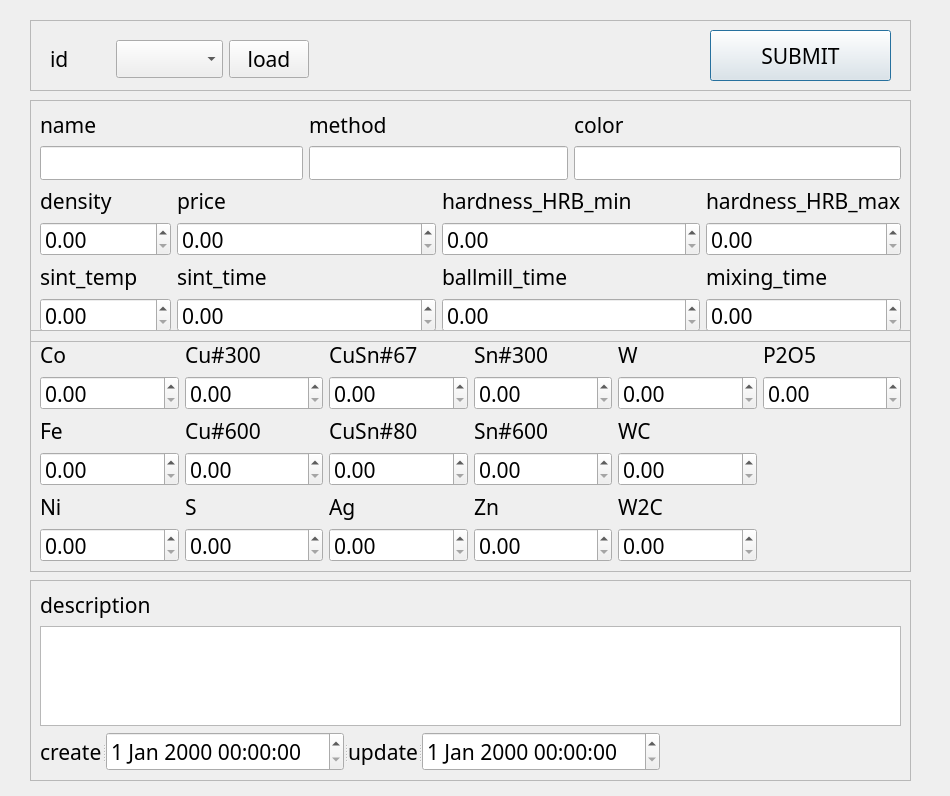
<?xml version="1.0" encoding="UTF-8"?>
<ui version="4.0">
 <class>Dialog</class>
 <widget class="QDialog" name="Dialog">
  <property name="geometry">
   <rect>
    <x>0</x>
    <y>0</y>
    <width>950</width>
    <height>796</height>
   </rect>
  </property>
  <property name="font">
   <font>
    <family>굴림</family>
    <pointsize>16</pointsize>
   </font>
  </property>
  <property name="windowTitle">
   <string>Dialog</string>
  </property>
  <widget class="QFrame" name="frame">
   <property name="geometry">
    <rect>
     <x>30</x>
     <y>100</y>
     <width>881</width>
     <height>242</height>
    </rect>
   </property>
   <property name="frameShape">
    <enum>QFrame::StyledPanel</enum>
   </property>
   <property name="frameShadow">
    <enum>QFrame::Raised</enum>
   </property>
   <layout class="QGridLayout" name="gridLayout">
    <item row="0" column="0" colspan="2">
     <layout class="QVBoxLayout" name="verticalLayout_5">
      <item>
       <widget class="QLabel" name="label_14">
        <property name="text">
         <string>name</string>
        </property>
       </widget>
      </item>
      <item>
       <widget class="QLineEdit" name="nameLineEdit"/>
      </item>
     </layout>
    </item>
    <item row="0" column="2" colspan="2">
     <layout class="QVBoxLayout" name="verticalLayout_12">
      <item>
       <widget class="QLabel" name="label_28">
        <property name="text">
         <string>method</string>
        </property>
       </widget>
      </item>
      <item>
       <widget class="QLineEdit" name="methodLineEdit"/>
      </item>
     </layout>
    </item>
    <item row="0" column="4" colspan="2">
     <layout class="QVBoxLayout" name="verticalLayout_8">
      <item>
       <widget class="QLabel" name="label_20">
        <property name="text">
         <string>color</string>
        </property>
       </widget>
      </item>
      <item>
       <widget class="QLineEdit" name="colorLineEdit"/>
      </item>
     </layout>
    </item>
    <item row="1" column="0">
     <layout class="QVBoxLayout" name="verticalLayout_3">
      <item>
       <widget class="QLabel" name="label_21">
        <property name="text">
         <string>density</string>
        </property>
       </widget>
      </item>
      <item>
       <widget class="QDoubleSpinBox" name="densityDoubleSpinBox">
        <property name="maximum">
         <double>999999.989999999990687</double>
        </property>
        <property name="singleStep">
         <double>0.100000000000000</double>
        </property>
       </widget>
      </item>
     </layout>
    </item>
    <item row="1" column="1" colspan="2">
     <layout class="QVBoxLayout" name="verticalLayout">
      <item>
       <widget class="QLabel" name="label_13">
        <property name="text">
         <string>price</string>
        </property>
       </widget>
      </item>
      <item>
       <widget class="QDoubleSpinBox" name="priceDoubleSpinBox">
        <property name="maximum">
         <double>999999.989999999990687</double>
        </property>
        <property name="singleStep">
         <double>0.100000000000000</double>
        </property>
       </widget>
      </item>
     </layout>
    </item>
    <item row="1" column="3" colspan="2">
     <layout class="QVBoxLayout" name="verticalLayout_10">
      <item>
       <widget class="QLabel" name="label_26">
        <property name="text">
         <string>hardness_HRB_min</string>
        </property>
       </widget>
      </item>
      <item>
       <widget class="QDoubleSpinBox" name="hardness_hrb_minDoubleSpinBox">
        <property name="maximum">
         <double>999999.989999999990687</double>
        </property>
        <property name="singleStep">
         <double>0.100000000000000</double>
        </property>
       </widget>
      </item>
     </layout>
    </item>
    <item row="1" column="5">
     <layout class="QVBoxLayout" name="verticalLayout_11">
      <item>
       <widget class="QLabel" name="label_27">
        <property name="text">
         <string>hardness_HRB_max</string>
        </property>
       </widget>
      </item>
      <item>
       <widget class="QDoubleSpinBox" name="hardness_hrb_maxDoubleSpinBox">
        <property name="maximum">
         <double>999999.989999999990687</double>
        </property>
        <property name="singleStep">
         <double>0.100000000000000</double>
        </property>
       </widget>
      </item>
     </layout>
    </item>
    <item row="2" column="0">
     <layout class="QVBoxLayout" name="verticalLayout_4">
      <item>
       <widget class="QLabel" name="label_22">
        <property name="text">
         <string>sint_temp</string>
        </property>
       </widget>
      </item>
      <item>
       <widget class="QDoubleSpinBox" name="sint_tempDoubleSpinBox">
        <property name="maximum">
         <double>999999.989999999990687</double>
        </property>
        <property name="singleStep">
         <double>0.100000000000000</double>
        </property>
       </widget>
      </item>
     </layout>
    </item>
    <item row="2" column="1" colspan="2">
     <layout class="QVBoxLayout" name="verticalLayout_6">
      <item>
       <widget class="QLabel" name="label_23">
        <property name="text">
         <string>sint_time</string>
        </property>
       </widget>
      </item>
      <item>
       <widget class="QDoubleSpinBox" name="sint_timeDoubleSpinBox">
        <property name="maximum">
         <double>999999.989999999990687</double>
        </property>
        <property name="singleStep">
         <double>0.100000000000000</double>
        </property>
       </widget>
      </item>
     </layout>
    </item>
    <item row="2" column="3" colspan="2">
     <layout class="QVBoxLayout" name="verticalLayout_9">
      <item>
       <widget class="QLabel" name="label_25">
        <property name="text">
         <string>ballmill_time</string>
        </property>
       </widget>
      </item>
      <item>
       <widget class="QDoubleSpinBox" name="ballmill_timeDoubleSpinBox">
        <property name="maximum">
         <double>999999.989999999990687</double>
        </property>
        <property name="singleStep">
         <double>0.100000000000000</double>
        </property>
       </widget>
      </item>
     </layout>
    </item>
    <item row="2" column="5">
     <layout class="QVBoxLayout" name="verticalLayout_7">
      <item>
       <widget class="QLabel" name="label_24">
        <property name="text">
         <string>mixing_time</string>
        </property>
       </widget>
      </item>
      <item>
       <widget class="QDoubleSpinBox" name="mixing_timeDoubleSpinBox">
        <property name="maximum">
         <double>999999.989999999990687</double>
        </property>
        <property name="singleStep">
         <double>0.100000000000000</double>
        </property>
       </widget>
      </item>
     </layout>
    </item>
   </layout>
  </widget>
  <widget class="QFrame" name="frame_2">
   <property name="geometry">
    <rect>
     <x>30</x>
     <y>20</y>
     <width>881</width>
     <height>71</height>
    </rect>
   </property>
   <property name="frameShape">
    <enum>QFrame::StyledPanel</enum>
   </property>
   <property name="frameShadow">
    <enum>QFrame::Raised</enum>
   </property>
   <widget class="QPushButton" name="submitBtn">
    <property name="geometry">
     <rect>
      <x>680</x>
      <y>10</y>
      <width>181</width>
      <height>51</height>
     </rect>
    </property>
    <property name="text">
     <string>SUBMIT</string>
    </property>
   </widget>
   <widget class="QWidget" name="layoutWidget">
    <property name="geometry">
     <rect>
      <x>20</x>
      <y>20</y>
      <width>259</width>
      <height>38</height>
     </rect>
    </property>
    <layout class="QHBoxLayout" name="horizontalLayout">
     <item>
      <widget class="QLabel" name="label_12">
       <property name="text">
        <string>id</string>
       </property>
      </widget>
     </item>
     <item>
      <widget class="QComboBox" name="idComboBox"/>
     </item>
     <item>
      <widget class="QPushButton" name="loadBtn">
       <property name="text">
        <string>load</string>
       </property>
      </widget>
     </item>
    </layout>
   </widget>
  </widget>
  <widget class="QFrame" name="frame_3">
   <property name="geometry">
    <rect>
     <x>30</x>
     <y>580</y>
     <width>881</width>
     <height>201</height>
    </rect>
   </property>
   <property name="frameShape">
    <enum>QFrame::StyledPanel</enum>
   </property>
   <property name="frameShadow">
    <enum>QFrame::Raised</enum>
   </property>
   <layout class="QFormLayout" name="formLayout_2">
    <item row="0" column="0">
     <widget class="QLabel" name="label_15">
      <property name="text">
       <string>description</string>
      </property>
     </widget>
    </item>
    <item row="2" column="0">
     <widget class="QSplitter" name="splitter">
      <property name="orientation">
       <enum>Qt::Horizontal</enum>
      </property>
      <widget class="QLabel" name="label_16">
       <property name="text">
        <string>create</string>
       </property>
      </widget>
      <widget class="QDateTimeEdit" name="reg_dateDateTimeEdit"/>
      <widget class="QLabel" name="label_17">
       <property name="text">
        <string>update</string>
       </property>
      </widget>
      <widget class="QDateTimeEdit" name="update_dateDateTimeEdit"/>
     </widget>
    </item>
    <item row="1" column="0" colspan="2">
     <widget class="QPlainTextEdit" name="descriptionPlainTextEdit">
      <property name="plainText">
       <string/>
      </property>
     </widget>
    </item>
   </layout>
  </widget>
  <widget class="QFrame" name="frame_4">
   <property name="geometry">
    <rect>
     <x>30</x>
     <y>330</y>
     <width>881</width>
     <height>242</height>
    </rect>
   </property>
   <property name="frameShape">
    <enum>QFrame::StyledPanel</enum>
   </property>
   <property name="frameShadow">
    <enum>QFrame::Raised</enum>
   </property>
   <layout class="QGridLayout" name="gridLayout_2">
    <item row="0" column="0">
     <layout class="QVBoxLayout" name="verticalLayout_13">
      <item>
       <widget class="QLabel" name="label_29">
        <property name="text">
         <string>Co</string>
        </property>
       </widget>
      </item>
      <item>
       <widget class="QDoubleSpinBox" name="coDoubleSpinBox">
        <property name="maximum">
         <double>999999.989999999990687</double>
        </property>
        <property name="singleStep">
         <double>0.100000000000000</double>
        </property>
       </widget>
      </item>
     </layout>
    </item>
    <item row="0" column="1">
     <layout class="QVBoxLayout" name="verticalLayout_16">
      <item>
       <widget class="QLabel" name="label_32">
        <property name="text">
         <string>Cu#300</string>
        </property>
       </widget>
      </item>
      <item>
       <widget class="QDoubleSpinBox" name="cu_300DoubleSpinBox_2">
        <property name="maximum">
         <double>999999.989999999990687</double>
        </property>
        <property name="singleStep">
         <double>0.100000000000000</double>
        </property>
       </widget>
      </item>
     </layout>
    </item>
    <item row="0" column="2">
     <layout class="QVBoxLayout" name="verticalLayout_18">
      <item>
       <widget class="QLabel" name="label_34">
        <property name="text">
         <string>CuSn#67</string>
        </property>
       </widget>
      </item>
      <item>
       <widget class="QDoubleSpinBox" name="cusn_67DoubleSpinBox">
        <property name="maximum">
         <double>999999.989999999990687</double>
        </property>
        <property name="singleStep">
         <double>0.100000000000000</double>
        </property>
       </widget>
      </item>
     </layout>
    </item>
    <item row="0" column="3">
     <layout class="QVBoxLayout" name="verticalLayout_20">
      <item>
       <widget class="QLabel" name="label_36">
        <property name="text">
         <string>Sn#300</string>
        </property>
       </widget>
      </item>
      <item>
       <widget class="QDoubleSpinBox" name="sn_300DoubleSpinBox">
        <property name="maximum">
         <double>999999.989999999990687</double>
        </property>
        <property name="singleStep">
         <double>0.100000000000000</double>
        </property>
       </widget>
      </item>
     </layout>
    </item>
    <item row="0" column="4">
     <layout class="QVBoxLayout" name="verticalLayout_24">
      <item>
       <widget class="QLabel" name="label_40">
        <property name="text">
         <string>W</string>
        </property>
       </widget>
      </item>
      <item>
       <widget class="QDoubleSpinBox" name="wDoubleSpinBox">
        <property name="maximum">
         <double>999999.989999999990687</double>
        </property>
        <property name="singleStep">
         <double>0.100000000000000</double>
        </property>
       </widget>
      </item>
     </layout>
    </item>
    <item row="0" column="5">
     <layout class="QVBoxLayout" name="verticalLayout_28">
      <item>
       <widget class="QLabel" name="label_44">
        <property name="text">
         <string>P2O5</string>
        </property>
       </widget>
      </item>
      <item>
       <widget class="QDoubleSpinBox" name="p2o5DoubleSpinBox">
        <property name="maximum">
         <double>999999.989999999990687</double>
        </property>
        <property name="singleStep">
         <double>0.100000000000000</double>
        </property>
       </widget>
      </item>
     </layout>
    </item>
    <item row="1" column="0">
     <layout class="QVBoxLayout" name="verticalLayout_14">
      <item>
       <widget class="QLabel" name="label_30">
        <property name="text">
         <string>Fe</string>
        </property>
       </widget>
      </item>
      <item>
       <widget class="QDoubleSpinBox" name="feDoubleSpinBox">
        <property name="maximum">
         <double>999999.989999999990687</double>
        </property>
        <property name="singleStep">
         <double>0.100000000000000</double>
        </property>
       </widget>
      </item>
     </layout>
    </item>
    <item row="1" column="1">
     <layout class="QVBoxLayout" name="verticalLayout_15">
      <item>
       <widget class="QLabel" name="label_31">
        <property name="text">
         <string>Cu#600</string>
        </property>
       </widget>
      </item>
      <item>
       <widget class="QDoubleSpinBox" name="cu_600DoubleSpinBox">
        <property name="maximum">
         <double>999999.989999999990687</double>
        </property>
        <property name="singleStep">
         <double>0.100000000000000</double>
        </property>
       </widget>
      </item>
     </layout>
    </item>
    <item row="1" column="2">
     <layout class="QVBoxLayout" name="verticalLayout_17">
      <item>
       <widget class="QLabel" name="label_33">
        <property name="text">
         <string>CuSn#80</string>
        </property>
       </widget>
      </item>
      <item>
       <widget class="QDoubleSpinBox" name="cusn_80DoubleSpinBox">
        <property name="maximum">
         <double>999999.989999999990687</double>
        </property>
        <property name="singleStep">
         <double>0.100000000000000</double>
        </property>
       </widget>
      </item>
     </layout>
    </item>
    <item row="1" column="3">
     <layout class="QVBoxLayout" name="verticalLayout_19">
      <item>
       <widget class="QLabel" name="label_35">
        <property name="text">
         <string>Sn#600</string>
        </property>
       </widget>
      </item>
      <item>
       <widget class="QDoubleSpinBox" name="sn_600DoubleSpinBox">
        <property name="maximum">
         <double>999999.989999999990687</double>
        </property>
        <property name="singleStep">
         <double>0.100000000000000</double>
        </property>
       </widget>
      </item>
     </layout>
    </item>
    <item row="1" column="4">
     <layout class="QVBoxLayout" name="verticalLayout_25">
      <item>
       <widget class="QLabel" name="label_41">
        <property name="text">
         <string>WC</string>
        </property>
       </widget>
      </item>
      <item>
       <widget class="QDoubleSpinBox" name="wcDoubleSpinBox">
        <property name="maximum">
         <double>999999.989999999990687</double>
        </property>
        <property name="singleStep">
         <double>0.100000000000000</double>
        </property>
       </widget>
      </item>
     </layout>
    </item>
    <item row="2" column="0">
     <layout class="QVBoxLayout" name="verticalLayout_23">
      <item>
       <widget class="QLabel" name="label_39">
        <property name="text">
         <string>Ni</string>
        </property>
       </widget>
      </item>
      <item>
       <widget class="QDoubleSpinBox" name="niDoubleSpinBox">
        <property name="maximum">
         <double>999999.989999999990687</double>
        </property>
        <property name="singleStep">
         <double>0.100000000000000</double>
        </property>
       </widget>
      </item>
     </layout>
    </item>
    <item row="2" column="1">
     <layout class="QVBoxLayout" name="verticalLayout_22">
      <item>
       <widget class="QLabel" name="label_38">
        <property name="text">
         <string>S</string>
        </property>
       </widget>
      </item>
      <item>
       <widget class="QDoubleSpinBox" name="sDoubleSpinBox">
        <property name="maximum">
         <double>999999.989999999990687</double>
        </property>
        <property name="singleStep">
         <double>0.100000000000000</double>
        </property>
       </widget>
      </item>
     </layout>
    </item>
    <item row="2" column="2">
     <layout class="QVBoxLayout" name="verticalLayout_21">
      <item>
       <widget class="QLabel" name="label_37">
        <property name="text">
         <string>Ag</string>
        </property>
       </widget>
      </item>
      <item>
       <widget class="QDoubleSpinBox" name="agDoubleSpinBox">
        <property name="maximum">
         <double>999999.989999999990687</double>
        </property>
        <property name="singleStep">
         <double>0.100000000000000</double>
        </property>
       </widget>
      </item>
     </layout>
    </item>
    <item row="2" column="3">
     <layout class="QVBoxLayout" name="verticalLayout_27">
      <item>
       <widget class="QLabel" name="label_43">
        <property name="text">
         <string>Zn</string>
        </property>
       </widget>
      </item>
      <item>
       <widget class="QDoubleSpinBox" name="znDoubleSpinBox">
        <property name="maximum">
         <double>999999.989999999990687</double>
        </property>
        <property name="singleStep">
         <double>0.100000000000000</double>
        </property>
       </widget>
      </item>
     </layout>
    </item>
    <item row="2" column="4">
     <layout class="QVBoxLayout" name="verticalLayout_26">
      <item>
       <widget class="QLabel" name="label_42">
        <property name="text">
         <string>W2C</string>
        </property>
       </widget>
      </item>
      <item>
       <widget class="QDoubleSpinBox" name="w2cDoubleSpinBox">
        <property name="maximum">
         <double>999999.989999999990687</double>
        </property>
        <property name="singleStep">
         <double>0.100000000000000</double>
        </property>
       </widget>
      </item>
     </layout>
    </item>
   </layout>
  </widget>
 </widget>
 <resources/>
 <connections/>
</ui>
